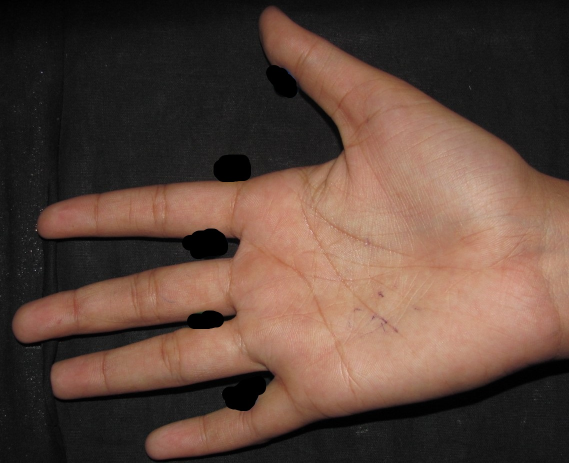
#> input picture hand.JPG, 1138 x 926 px, found by its file name (shown at 1/2 size)
$ jupyter execute Hand-Biometrics.ipynb
#> lines starting #> are read from the running program, lines starting #| are printed output that depends on the picture; after the words box and inside, x2 and y2 are one past the last pixel; in counts of white or black regions, pixels touching at a corner belong together
# Step1: Biometric using Hand Geometry

[cell 1]
from PIL import Image
from scipy import ndimage as ndi
from skimage.feature import peak_local_max
from skimage import data, img_as_float
import binascii
import matplotlib.pyplot as plt
import matplotlib.image as mpimg
import cv2
import numpy as np
import imutils

[cell 2]
def displayImage(name,data):

    '''
     Input:- Image-name, image-path to be display
     Output:- Display image on separate window

    '''
    cv2.imshow(name, data)
    cv2.waitKey(0)
    cv2.destroyAllWindows()

# Step 1a): Image Preprocessing

[cell 3]
'''
 --Acquired the coloured hand image
 --resize the image
 --rotate the image by -90-degree

'''
originalImage = cv2.imread('hand.jpg')
#> originalImage is the input picture: shape (926, 1138, 3); mean B, G, R 58.4, 68.9, 91.5
resizedImage1 = cv2.resize(originalImage, (200,200))
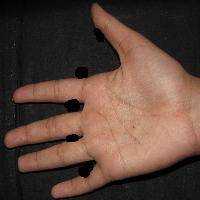
#> resizedImage1: shape (200, 200, 3); mean B, G, R 58.3, 68.8, 91.4
resizedImage = imutils.rotate(resizedImage1, -90)
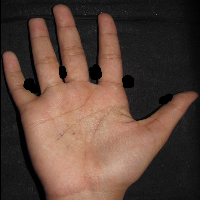
#> resizedImage: shape (200, 200, 3); mean B, G, R 58.2, 68.7, 91.3
displayImage("resized",resizedImage)

[cell 4]
'''
  convert the hand-image into Gray image

'''
#convert the image into GrayImage
grayImage = cv2.cvtColor(resizedImage, cv2.COLOR_BGR2GRAY)
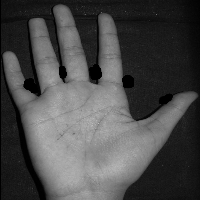
#> grayImage: shape (200, 200); min 0, max 191, mean 74.3

#convert the image into black and white
(thresh, blackAndWhiteImage) = cv2.threshold(grayImage, 127, 255, cv2.THRESH_BINARY)
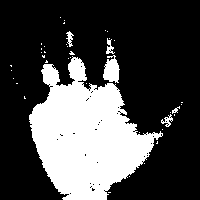
#> blackAndWhiteImage: shape (200, 200); 28.5% white; 41 white regions (35 under 20 px), largest, box (x1, y1, x2, y2) and area: (29, 56, 163, 200) 10782, (103, 55, 120, 83) 322, (106, 38, 115, 54) 67, (161, 114, 173, 127) 67, (66, 31, 74, 47) 63, (172, 106, 180, 114) 27

displayImage('Black white image', blackAndWhiteImage)
displayImage('Original image',resizedImage)
displayImage('Gray image', grayImage)

[cell 5]
'''
Gaussian filter had used to remove the background noise of the image

'''
#median filter
median = cv2.medianBlur(resizedImage, 5)
compare = np.concatenate((resizedImage, median), axis=1) #side by side comparison
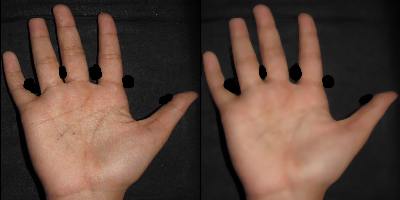
#> compare: shape (200, 400, 3); mean B, G, R 58.2, 68.7, 91.3
displayImage('img', compare)

#gaussian filtering
blur = cv2.GaussianBlur(grayImage,(5,5),0)
displayImage("Gaussianblur",blur)

[cell 6]
'''
hand image is changed over to the “binary image” by thresholding
# applying Otsu thresholding
# as an extra flag in binary
# thresholding
'''
ret, thresh1 = cv2.threshold(blur, 0, 255, cv2.THRESH_BINARY +  cv2.THRESH_OTSU)
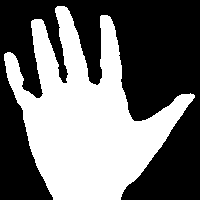
#> thresh1: shape (200, 200); 44.3% white; 1 white region, box (x1, y1, x2, y2) and area: (4, 6, 195, 200) 17737
#> ret = 80
displayImage('Otsu Threshold', thresh1)

ret3,th3 = cv2.threshold(blur,0,255,cv2.THRESH_BINARY+cv2.THRESH_OTSU)
